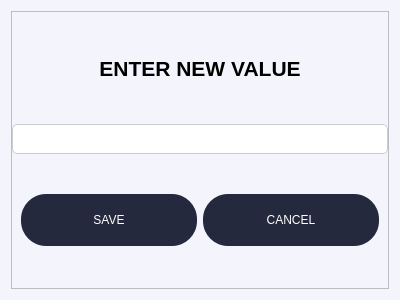
<?xml version="1.0" encoding="UTF-8"?>
<ui version="4.0">
 <class>Form</class>
 <widget class="QWidget" name="Form">
  <property name="geometry">
   <rect>
    <x>0</x>
    <y>0</y>
    <width>400</width>
    <height>300</height>
   </rect>
  </property>
  <property name="minimumSize">
   <size>
    <width>400</width>
    <height>300</height>
   </size>
  </property>
  <property name="maximumSize">
   <size>
    <width>400</width>
    <height>300</height>
   </size>
  </property>
  <property name="windowTitle">
   <string>Edit</string>
  </property>
  <property name="styleSheet">
   <string notr="true">QLineEdit {
    background-color: #ffffff;
    border: 1px solid #cccccc;
    border-radius: 5px;
    padding: 5px;
    font-size: 14px;
    color: #333333;
}

QLineEdit:focus {
    border-color: #0078d7;
    outline: none;
}

QLineEdit::placeholder {
    color: #999999;
    font-style: italic;
}

/* For invalid input state */
QLineEdit[error=&quot;true&quot;] {
    border-color: #d9534f;
}

QFrame{

	background-color:#f4f5fc;


}
QWidget#Form{
background-color:#f4f5fc;


}

QComboBox {
    border: 1px solid #cccccc;
    border-radius: 5px;
    padding: 5px;
    background-color: #ffffff;
    color: #333333;
    font-family: &quot;Segoe UI&quot;, &quot;Arial&quot;, sans-serif;
    font-size: 14px;
}


QComboBox::drop-down {
    subcontrol-origin: padding;
    subcontrol-position: top right;
    width: 15px;
    border-left-width: 1px;
    border-left-color: #cccccc;
    border-left-style: solid;
    border-top-right-radius: 3px;
    border-bottom-right-radius: 3px;
}

QComboBox::down-arrow {
    image: url(:/icons/down-arrow.png); /* Ensure you have an appropriate icon */
}

QComboBox QAbstractItemView {
    border: 1px solid #cccccc;
    border-radius: 5px;
    background-color: #ffffff;
    selection-background-color: #24293e;
    selection-color: #ffffff;
    font-family: &quot;Segoe UI&quot;, &quot;Arial&quot;, sans-serif;
    font-size: 14px;
}
</string>
  </property>
  <layout class="QGridLayout" name="gridLayout">
   <item row="0" column="0">
    <widget class="QFrame" name="frame">
     <property name="frameShape">
      <enum>QFrame::StyledPanel</enum>
     </property>
     <property name="frameShadow">
      <enum>QFrame::Raised</enum>
     </property>
     <layout class="QVBoxLayout" name="verticalLayout">
      <property name="spacing">
       <number>0</number>
      </property>
      <property name="leftMargin">
       <number>0</number>
      </property>
      <property name="topMargin">
       <number>0</number>
      </property>
      <property name="rightMargin">
       <number>0</number>
      </property>
      <property name="bottomMargin">
       <number>0</number>
      </property>
      <item>
       <widget class="QLabel" name="label">
        <property name="minimumSize">
         <size>
          <width>0</width>
          <height>0</height>
         </size>
        </property>
        <property name="maximumSize">
         <size>
          <width>16777215</width>
          <height>50</height>
         </size>
        </property>
        <property name="font">
         <font>
          <pointsize>16</pointsize>
          <weight>75</weight>
          <bold>true</bold>
         </font>
        </property>
        <property name="text">
         <string>ENTER NEW VALUE</string>
        </property>
        <property name="alignment">
         <set>Qt::AlignCenter</set>
        </property>
       </widget>
      </item>
      <item>
       <widget class="QLineEdit" name="edit_value"/>
      </item>
      <item>
       <widget class="QFrame" name="frame2">
        <property name="maximumSize">
         <size>
          <width>500</width>
          <height>70</height>
         </size>
        </property>
        <property name="sizeIncrement">
         <size>
          <width>0</width>
          <height>0</height>
         </size>
        </property>
        <layout class="QHBoxLayout" name="horizontalLayout">
         <item>
          <widget class="QPushButton" name="okbtn">
           <property name="styleSheet">
            <string notr="true">QPushButton{

border-radius: 25px;
color: white;
background-color: #24293e;
padding-top: 20px;
padding-bottom: 20px;






}</string>
           </property>
           <property name="text">
            <string>SAVE</string>
           </property>
          </widget>
         </item>
         <item>
          <widget class="QPushButton" name="cancelbtn">
           <property name="styleSheet">
            <string notr="true">QPushButton{

border-radius: 25px;
color: white;
background-color: #24293e;
padding-top: 20px;
padding-bottom: 20px;






}</string>
           </property>
           <property name="text">
            <string>CANCEL</string>
           </property>
          </widget>
         </item>
        </layout>
       </widget>
      </item>
     </layout>
    </widget>
   </item>
  </layout>
 </widget>
 <resources/>
 <connections/>
</ui>
